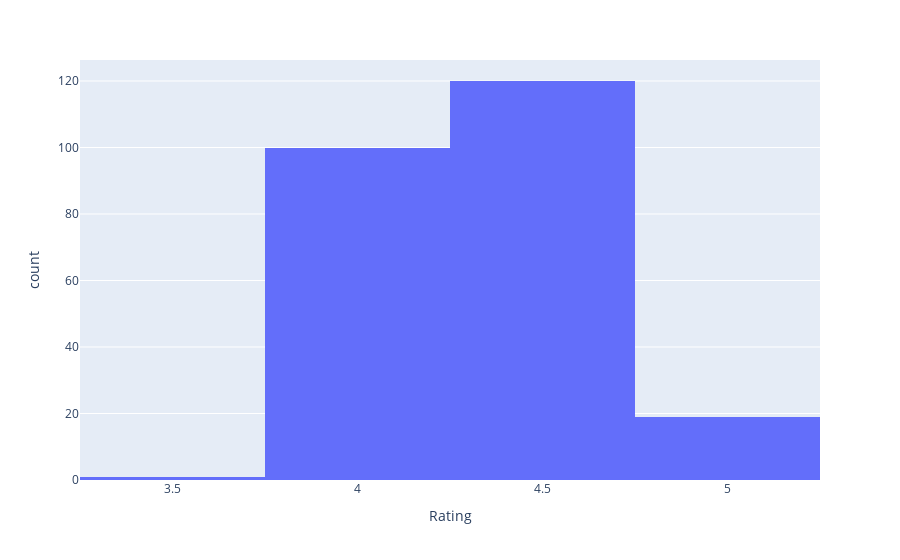

The notebook cell this image was saved under:
### Markdown cell above
# Restaurant Distribution

### Code cell
# Distribution of rating
 
px.histogram(data1, x ='Rating')

### Figure 1 — Plotly figure (JSON) as saved in the notebook; plotly's stock layout.template omitted (floating-point values rounded to 4 significant figures; data arrays with more than 128 entries replaced by an {"elided": "..."} marker saying what was removed)
{"data": [{"alignmentgroup": "True", "bingroup": "x", "hovertemplate": "Rating=%{x}<br>count=%{y}<extra></extra>", "legendgroup": "", "marker": {"color": "#636efa", "pattern": {"shape": ""}}, "name": "", "offsetgroup": "", "orientation": "v", "showlegend": false, "type": "histogram", "x": {"elided": "240 float values"}, "xaxis": "x", "yaxis": "y"}], "layout": {"barmode": "relative", "legend": {"tracegroupgap": 0}, "margin": {"t": 60}, "xaxis": {"anchor": "y", "domain": [0, 1], "title": {"text": "Rating"}}, "yaxis": {"anchor": "x", "domain": [0, 1], "title": {"text": "count"}}}}
